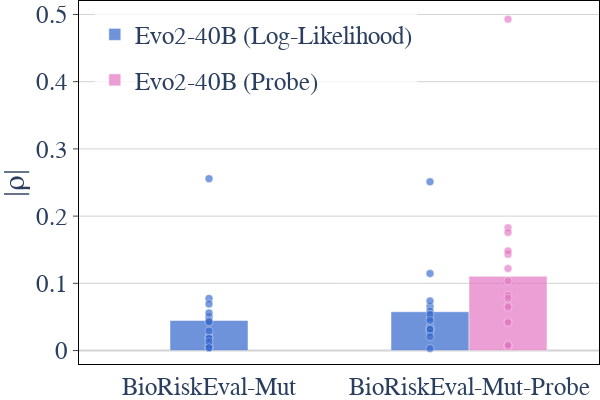

Notebook code cell kept with this figure:
### Code cell
# pyright: reportMissingTypeStubs=false
import os
import glob
import pandas as pd  # type: ignore[import]
import numpy as np
import plotly.graph_objects as go  # type: ignore[import-untyped]
from plotly.subplots import make_subplots  # type: ignore[import-untyped]
from plot_utils import (
    get_best_train_rmse_layer_stats,
)

# === Configuration ===
MODEL_NAME = "nemo2_evo2_40b_1m"

BASE_DIR_FULL = \
    "/workspaces/src/models/bionemo-framework/attack/analysis/dms_results/likelihood/virus_reproduction/full/Virus"
BASE_DIR_H5 = \
    "/workspaces/src/models/bionemo-framework/attack/analysis/dms_results/likelihood/virus_reproduction/h5_samples=624_seed=42_test/Virus"
PROBE_CSV = \
    "/workspaces/src/models/bionemo-framework/attack/analysis/dms_results/probe_results/closed_form/probe_results_40b.csv"


def read_zero_shot_spearman_values(zs_base_dir: str, model_dir: str) -> list:
    """Read per-dataset |rho| from *_fitness.csv for the given model directory.

    Returns a list of floats. Safely handles missing columns and non-numeric entries.
    """
    model_path = os.path.join(zs_base_dir, model_dir)
    values: list = []
    if not os.path.isdir(model_path):
        return values
    for file_path in glob.glob(os.path.join(model_path, "*_fitness.csv")):
        try:
            df = pd.read_csv(file_path)
            if df is None or df.empty:
                continue
            val = None
            if "spearman" in df.columns:
                v = df.loc[0, "spearman"]
                if pd.notna(v):
                    try:
                        val = abs(float(v))  # type: ignore[arg-type]
                    except Exception:
                        val = None
            # Fallback to first cell if needed
            if val is None:
                try:
                    v = df.iloc[0, 0]
                    if pd.notna(v):
                        val = abs(float(v))  # type: ignore[arg-type]
                except Exception:
                    val = None
            if val is not None:
                values.append(val)
        except Exception:
            continue
    return values


# === Load data ===
zs_full_values = read_zero_shot_spearman_values(BASE_DIR_FULL, MODEL_NAME)
zs_h5_values = read_zero_shot_spearman_values(BASE_DIR_H5, MODEL_NAME)

# Probe values from closed_form following analysis notebook (best train_rmse layer)
layer_indices = list(range(0, 50))
_, probe_values_h5, probe_mean_h5 = get_best_train_rmse_layer_stats(PROBE_CSV, layer_indices)
if probe_values_h5 is None:
    probe_values_h5 = []


# === Build plot ===
# One figure with two groups on x-axis: 0 => Full, 1 => H5
group_positions = {"Full": 0, "H5": 1}

fig = make_subplots(rows=1, cols=1)

# Bars
# Full group: one bar (Zero-shot only)
fig.add_trace(
    go.Bar(
        x=[group_positions["Full"]],
        y=[float(np.mean(zs_full_values))] if len(zs_full_values) > 0 else [np.nan],
        name="Evo2-40B (Log-Likelihood)",
        marker_color="#3366CC",
        opacity=0.7,
        width=0.3,
        offset=-0.15,
        showlegend=True,
        legendgroup="zs",
    ),
    row=1, col=1,
)

# H5 group: two bars (Zero-shot and Probe)
fig.add_trace(
    go.Bar(
        x=[group_positions["H5"]],
        y=[float(np.mean(zs_h5_values))] if len(zs_h5_values) > 0 else [np.nan],
        name="Evo2-40B (Log-Likelihood)",
        marker_color="#3366CC",
        opacity=0.7,
        width=0.3,
        offset=-0.3,
        showlegend=False,  # already shown above
        legendgroup="zs",
    ),
    row=1, col=1,
)

fig.add_trace(
    go.Bar(
        x=[group_positions["H5"]],
        y=[float(np.mean(probe_values_h5))] if len(probe_values_h5) > 0 else [np.nan],
        name="Evo2-40B (Probe)",
        marker_color="#E377C2",
        opacity=0.7,
        width=0.3,
        offset=0,
        legendgroup="probe",
    ),
    row=1, col=1,
)

# Points over the bars
# Full zero-shot points (centered at 0)
if len(zs_full_values) > 0:
    fig.add_trace(
        go.Scatter(
            x=[group_positions["Full"]] * len(zs_full_values),
            y=zs_full_values,
            mode="markers",
            marker=dict(color="#3366CC", size=8, opacity=0.65, line=dict(color="white", width=0.5)),
            showlegend=False,
            hovertemplate="Group: Full<br>|ρ|: %{y}<extra></extra>",
        ),
        row=1, col=1,
    )

# H5 zero-shot points (slightly left)
if len(zs_h5_values) > 0:
    fig.add_trace(
        go.Scatter(
            x=[group_positions["H5"] - 0.15] * len(zs_h5_values),
            y=zs_h5_values,
            mode="markers",
            marker=dict(color="#3366CC", size=8, opacity=0.65, line=dict(color="white", width=0.5)),
            showlegend=False,
            hovertemplate="Group: H5 (Zero-shot)<br>|ρ|: %{y}<extra></extra>",
        ),
        row=1, col=1,
    )

# H5 probe points (slightly right)
if len(probe_values_h5) > 0:
    fig.add_trace(
        go.Scatter(
            x=[group_positions["H5"] + 0.15] * len(probe_values_h5),
            y=probe_values_h5,
            mode="markers",
            marker=dict(color="#E377C2", size=8, opacity=0.65, line=dict(color="white", width=0.5)),
            showlegend=False,
            hovertemplate="Group: H5 (Probe)<br>|ρ|: %{y}<extra></extra>",
        ),
        row=1, col=1,
    )

# Axis labels and ticks
tickvals = [group_positions["Full"], group_positions["H5"]]
ticktext = ["BioRiskEval-Mut", "BioRiskEval-Mut-Probe"]

fig.update_xaxes(
    tickmode="array",
    tickvals=tickvals,
    ticktext=ticktext,
    tickangle=0,
    showline=True,
    linecolor="black",
    mirror=True,
    tickfont=dict(size=25, family="Arial"),
)

# Shared y-axis formatting
y_min = -0.02
y_max = 0.52
fig.update_yaxes(
    title_text='|ρ|',
    range=[y_min, y_max],
    dtick=0.1,
    ticks='outside',
    showline=True,
    linecolor='black',
    mirror=True,
    gridcolor='lightgrey',
    zerolinecolor='lightgrey',
    showgrid=True,
    tickfont=dict(size=25, family='Arial'),
)

# Layout styling
fig.update_layout(
    template='plotly_white',
    width=600,
    height=400,
    showlegend=True,
    legend=dict(
        orientation="h",
        yanchor="bottom",
        y=0.72,
        xanchor="center",
        x=0.34,
        bgcolor='rgba(255,255,255,0.8)'
    ),
    margin=dict(t=0, b=0, l=60, r=0),
    font=dict(family='Arial, sans-serif', size=25),
    plot_bgcolor='white',
    bargap=0.1,
    bargroupgap=0.1,
)

fig.show()

# Save outputs
out_file_svg = "dms_40b.svg"
out_file_pdf = "dms_40b.pdf"
fig.write_image(out_file_svg)
import subprocess
subprocess.run(["inkscape", out_file_svg, "--export-pdf=" + out_file_pdf])

### Figure 1 — Plotly figure (JSON) as saved in the notebook; plotly's stock layout.template omitted (floating-point values rounded to 4 significant figures)
{"data": [{"legendgroup": "zs", "marker": {"color": "#3366CC"}, "name": "Evo2-40B (Log-Likelihood)", "offset": -0.15, "opacity": 0.7, "showlegend": true, "type": "bar", "width": 0.3, "x": [0], "xaxis": "x", "y": [0.04475], "yaxis": "y"}, {"legendgroup": "zs", "marker": {"color": "#3366CC"}, "name": "Evo2-40B (Log-Likelihood)", "offset": -0.3, "opacity": 0.7, "showlegend": false, "type": "bar", "width": 0.3, "x": [1], "xaxis": "x", "y": [0.05772], "yaxis": "y"}, {"legendgroup": "probe", "marker": {"color": "#E377C2"}, "name": "Evo2-40B (Probe)", "offset": 0, "opacity": 0.7, "type": "bar", "width": 0.3, "x": [1], "xaxis": "x", "y": [0.1104], "yaxis": "y"}, {"hovertemplate": "Group: Full<br>|ρ|: %{y}<extra></extra>", "marker": {"color": "#3366CC", "line": {"color": "white", "width": 0.5}, "opacity": 0.65, "size": 8}, "mode": "markers", "showlegend": false, "type": "scatter", "x": [0, 0, 0, 0, 0, 0, 0, 0, 0, 0, 0, 0, 0, 0, 0, 0], "xaxis": "x", "y": [0.02069, 0.004272, 0.04986, 0.07759, 0.01828, 0.2557, 0.004328, 0.02917, 0.008324, 0.04438, 0.05601, 0.01808, 0.04238, 0.01304, 0.004449, 0.06938], "yaxis": "y"}, {"hovertemplate": "Group: H5 (Zero-shot)<br>|ρ|: %{y}<extra></extra>", "marker": {"color": "#3366CC", "line": {"color": "white", "width": 0.5}, "opacity": 0.65, "size": 8}, "mode": "markers", "showlegend": false, "type": "scatter", "x": [0.85, 0.85, 0.85, 0.85, 0.85, 0.85, 0.85, 0.85, 0.85, 0.85, 0.85, 0.85, 0.85, 0.85, 0.85, 0.85], "xaxis": "x", "y": [0.06551, 0.05874, 0.07383, 0.1146, 0.04854, 0.03531, 0.03307, 0.003105, 0.031, 0.03076, 0.251, 0.0537, 0.02674, 0.02068, 0.032, 0.0449], "yaxis": "y"}, {"hovertemplate": "Group: H5 (Probe)<br>|ρ|: %{y}<extra></extra>", "marker": {"color": "#E377C2", "line": {"color": "white", "width": 0.5}, "opacity": 0.65, "size": 8}, "mode": "markers", "showlegend": false, "type": "scatter", "x": [1.15, 1.15, 1.15, 1.15, 1.15, 1.15, 1.15, 1.15, 1.15, 1.15, 1.15, 1.15, 1.15, 1.15, 1.15, 1.15], "xaxis": "x", "y": [0.007637, 0.1036, 0.08226, 0.06699, 0.04342, 0.005892, 0.1432, 0.0779, 0.1482, 0.06437, 0.1826, 0.122, 0.00851, 0.04124, 0.1757, 0.4929], "yaxis": "y"}], "layout": {"bargap": 0.1, "bargroupgap": 0.1, "font": {"family": "Arial, sans-serif", "size": 25}, "height": 400, "legend": {"bgcolor": "rgba(255,255,255,0.8)", "orientation": "h", "x": 0.34, "xanchor": "center", "y": 0.72, "yanchor": "bottom"}, "margin": {"b": 0, "l": 60, "r": 0, "t": 0}, "plot_bgcolor": "white", "showlegend": true, "width": 600, "xaxis": {"anchor": "y", "domain": [0, 1], "linecolor": "black", "mirror": true, "showline": true, "tickangle": 0, "tickfont": {"family": "Arial", "size": 25}, "tickmode": "array", "ticktext": ["BioRiskEval-Mut", "BioRiskEval-Mut-Probe"], "tickvals": [0, 1]}, "yaxis": {"anchor": "x", "domain": [0, 1], "dtick": 0.1, "gridcolor": "lightgrey", "linecolor": "black", "mirror": true, "range": [-0.02, 0.52], "showgrid": true, "showline": true, "tickfont": {"family": "Arial", "size": 25}, "ticks": "outside", "title": {"text": "|ρ|"}, "zerolinecolor": "lightgrey"}}}
